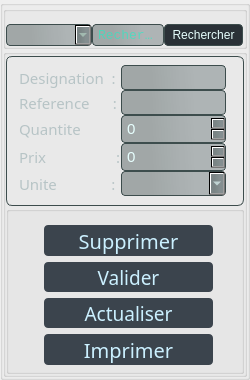
               <widget class="QGroupBox" name="groupBox_45">
                <property name="sizePolicy">
                 <sizepolicy hsizetype="Expanding" vsizetype="Expanding">
                  <horstretch>0</horstretch>
                  <verstretch>0</verstretch>
                 </sizepolicy>
                </property>
                <property name="maximumSize">
                 <size>
                  <width>250</width>
                  <height>16777215</height>
                 </size>
                </property>
                <property name="styleSheet">
                 <string notr="true">background-color: none;</string>
                </property>
                <property name="title">
                 <string/>
                </property>
                <property name="alignment">
                 <set>Qt::AlignJustify|Qt::AlignVCenter</set>
                </property>
                <layout class="QVBoxLayout" name="verticalLayout_25">
                 <property name="spacing">
                  <number>0</number>
                 </property>
                 <property name="sizeConstraint">
                  <enum>QLayout::SetDefaultConstraint</enum>
                 </property>
                 <property name="leftMargin">
                  <number>0</number>
                 </property>
                 <property name="topMargin">
                  <number>0</number>
                 </property>
                 <property name="rightMargin">
                  <number>0</number>
                 </property>
                 <property name="bottomMargin">
                  <number>0</number>
                 </property>
                 <item>
                  <widget class="QGroupBox" name="groupBox_47">
                   <property name="sizePolicy">
                    <sizepolicy hsizetype="Expanding" vsizetype="Expanding">
                     <horstretch>0</horstretch>
                     <verstretch>0</verstretch>
                    </sizepolicy>
                   </property>
                   <property name="maximumSize">
                    <size>
                     <width>300</width>
                     <height>43</height>
                    </size>
                   </property>
                   <property name="font">
                    <font>
                     <family>Consolas</family>
                    </font>
                   </property>
                   <property name="title">
                    <string/>
                   </property>
                   <layout class="QHBoxLayout" name="horizontalLayout_19">
                    <property name="spacing">
                     <number>0</number>
                    </property>
                    <property name="leftMargin">
                     <number>0</number>
                    </property>
                    <property name="topMargin">
                     <number>12</number>
                    </property>
                    <property name="rightMargin">
                     <number>1</number>
                    </property>
                    <property name="bottomMargin">
                     <number>0</number>
                    </property>
                    <item>
                     <widget class="QComboBox" name="typeTab">
                      <property name="sizePolicy">
                       <sizepolicy hsizetype="Expanding" vsizetype="Fixed">
                        <horstretch>0</horstretch>
                        <verstretch>0</verstretch>
                       </sizepolicy>
                      </property>
                      <property name="maximumSize">
                       <size>
                        <width>16777215</width>
                        <height>28</height>
                       </size>
                      </property>
                      <property name="font">
                       <font>
                        <family>Corbel</family>
                        <pointsize>11</pointsize>
                       </font>
                      </property>
                      <property name="styleSheet">
                       <string notr="true">#typeTab{

	color: rgb(181, 213, 198);
	border : 1px solid rgb(61, 77, 77);
	border-radius : 4px;
	padding :5px;
 	background-color: qlineargradient(spread:pad, x1:0.221, y1:0.5, x2:0.784, y2:0.488818, stop:0.119617 rgba(20, 39, 39, 86), stop:0.866029 rgba(20, 42, 46, 71));
	
	

}
#typeTab:hover{
gridline-color: rgb(255, 229, 125);
	selection-background-color: rgb(31, 188, 190);
	selection-color: rgb(0, 70, 58);
	color: rgb(5, 255, 247);
border : 1px solid rgb(108, 135, 133);
}</string>
                      </property>
                     </widget>
                    </item>
                    <item>
                     <widget class="QLineEdit" name="recherch">
                      <property name="sizePolicy">
                       <sizepolicy hsizetype="Expanding" vsizetype="Expanding">
                        <horstretch>0</horstretch>
                        <verstretch>0</verstretch>
                       </sizepolicy>
                      </property>
                      <property name="maximumSize">
                       <size>
                        <width>145</width>
                        <height>30</height>
                       </size>
                      </property>
                      <property name="font">
                       <font>
                        <family>Consolas</family>
                        <pointsize>10</pointsize>
                       </font>
                      </property>
                      <property name="styleSheet">
                       <string notr="true">#recherch{
	color: rgb(0, 255, 204);
border : 1px solid rgb(61, 77, 77);
border-radius : 4px;
padding :3px;
background-color: rgb(42, 49, 55);
background-color: qlineargradient(spread:pad, x1:0.221, y1:0.5, x2:0.784, y2:0.488818, stop:0.119617 rgba(20, 39, 39, 86), stop:0.866029 rgba(20, 42, 46, 71));
}
#recherch:hover{
	color: rgb(5, 255, 247);
border : 1px solid rgb(108, 135, 133);
}</string>
                      </property>
                      <property name="alignment">
                       <set>Qt::AlignLeading|Qt::AlignLeft|Qt::AlignVCenter</set>
                      </property>
                      <property name="placeholderText">
                       <string>Recherche</string>
                      </property>
                     </widget>
                    </item>
                    <item>
                     <widget class="QToolButton" name="recherchers">
                      <property name="sizePolicy">
                       <sizepolicy hsizetype="Fixed" vsizetype="Expanding">
                        <horstretch>0</horstretch>
                        <verstretch>0</verstretch>
                       </sizepolicy>
                      </property>
                      <property name="maximumSize">
                       <size>
                        <width>16777215</width>
                        <height>28</height>
                       </size>
                      </property>
                      <property name="styleSheet">
                       <string notr="true">#recherchers{
color: rgb(231, 255, 254);
border : 1px solid rgb(61, 77, 77);
border-radius : 4px;
padding :3px;
background-color: rgb(42, 49, 55);
}
#recherchers:hover{
	color: rgb(5, 255, 247);
border : 1px solid rgb(108, 135, 133);
background-color: qlineargradient(spread:pad, x1:0.0301508, y1:0.5, x2:0.944, y2:0.55, stop:0.0753769 rgba(6, 82, 96, 52), stop:0.784689 rgba(4, 111, 119, 57));
}</string>
                      </property>
                      <property name="text">
                       <string>Rechercher</string>
                      </property>
                     </widget>
                    </item>
                   </layout>
                  </widget>
                 </item>
                 <item>
                  <widget class="QGroupBox" name="groupBox_48">
                   <property name="sizePolicy">
                    <sizepolicy hsizetype="Expanding" vsizetype="Expanding">
                     <horstretch>0</horstretch>
                     <verstretch>0</verstretch>
                    </sizepolicy>
                   </property>
                   <property name="maximumSize">
                    <size>
                     <width>300</width>
                     <height>16777215</height>
                    </size>
                   </property>
                   <property name="styleSheet">
                    <string notr="true"/>
                   </property>
                   <property name="title">
                    <string/>
                   </property>
                   <layout class="QVBoxLayout" name="verticalLayout_26">
                    <property name="spacing">
                     <number>0</number>
                    </property>
                    <property name="leftMargin">
                     <number>0</number>
                    </property>
                    <property name="topMargin">
                     <number>1</number>
                    </property>
                    <property name="rightMargin">
                     <number>0</number>
                    </property>
                    <property name="bottomMargin">
                     <number>0</number>
                    </property>
                    <item>
                     <widget class="QGroupBox" name="groupBox_51">
                      <property name="maximumSize">
                       <size>
                        <width>250</width>
                        <height>200</height>
                       </size>
                      </property>
                      <property name="styleSheet">
                       <string notr="true">border : 1px solid rgb(61, 77, 77);
border-radius:6px;</string>
                      </property>
                      <property name="title">
                       <string/>
                      </property>
                      <layout class="QGridLayout" name="gridLayout_7">
                       <property name="leftMargin">
                        <number>10</number>
                       </property>
                       <property name="topMargin">
                        <number>3</number>
                       </property>
                       <property name="rightMargin">
                        <number>15</number>
                       </property>
                       <property name="bottomMargin">
                        <number>7</number>
                       </property>
                       <property name="spacing">
                        <number>0</number>
                       </property>
                       <item row="0" column="0">
                        <widget class="QLabel" name="label_36">
                         <property name="sizePolicy">
                          <sizepolicy hsizetype="Preferred" vsizetype="Expanding">
                           <horstretch>0</horstretch>
                           <verstretch>0</verstretch>
                          </sizepolicy>
                         </property>
                         <property name="maximumSize">
                          <size>
                           <width>16777215</width>
                           <height>25</height>
                          </size>
                         </property>
                         <property name="font">
                          <font>
                           <family>Corbel</family>
                           <pointsize>11</pointsize>
                          </font>
                         </property>
                         <property name="styleSheet">
                          <string notr="true">border : 0px solid rgb(61, 77, 77);
color: rgb(183, 196, 198);</string>
                         </property>
                         <property name="text">
                          <string>Designation  :</string>
                         </property>
                        </widget>
                       </item>
                       <item row="0" column="1">
                        <widget class="QLineEdit" name="designations">
                         <property name="sizePolicy">
                          <sizepolicy hsizetype="Expanding" vsizetype="Expanding">
                           <horstretch>0</horstretch>
                           <verstretch>0</verstretch>
                          </sizepolicy>
                         </property>
                         <property name="maximumSize">
                          <size>
                           <width>16777215</width>
                           <height>25</height>
                          </size>
                         </property>
                         <property name="font">
                          <font>
                           <pointsize>11</pointsize>
                          </font>
                         </property>
                         <property name="styleSheet">
                          <string notr="true">#designations{
color: rgb(231, 255, 254);
border : 1px solid rgb(61, 77, 77);
border-radius : 4px;
padding :3px;
background-color: rgb(42, 49, 55);
background-color: qlineargradient(spread:pad, x1:0.221, y1:0.5, x2:0.784, y2:0.488818, stop:0.119617 rgba(20, 39, 39, 86), stop:0.866029 rgba(20, 42, 46, 71));
}
#designations:hover{
	color: rgb(5, 255, 247);
border : 1px solid rgb(108, 135, 133);
}</string>
                         </property>
                        </widget>
                       </item>
                       <item row="1" column="0">
                        <widget class="QLabel" name="label_37">
                         <property name="sizePolicy">
                          <sizepolicy hsizetype="Preferred" vsizetype="Expanding">
                           <horstretch>0</horstretch>
                           <verstretch>0</verstretch>
                          </sizepolicy>
                         </property>
                         <property name="maximumSize">
                          <size>
                           <width>16777215</width>
                           <height>25</height>
                          </size>
                         </property>
                         <property name="font">
                          <font>
                           <family>Corbel</family>
                           <pointsize>11</pointsize>
                          </font>
                         </property>
                         <property name="styleSheet">
                          <string notr="true">border : 0px solid rgb(61, 77, 77);
color: rgb(183, 196, 198);</string>
                         </property>
                         <property name="text">
                          <string>Reference      :</string>
                         </property>
                        </widget>
                       </item>
                       <item row="1" column="1">
                        <widget class="QLineEdit" name="references">
                         <property name="sizePolicy">
                          <sizepolicy hsizetype="Expanding" vsizetype="Expanding">
                           <horstretch>0</horstretch>
                           <verstretch>0</verstretch>
                          </sizepolicy>
                         </property>
                         <property name="maximumSize">
                          <size>
                           <width>16777215</width>
                           <height>25</height>
                          </size>
                         </property>
                         <property name="font">
                          <font>
                           <pointsize>11</pointsize>
                          </font>
                         </property>
                         <property name="styleSheet">
                          <string notr="true">#references{
color: rgb(231, 255, 254);
border : 1px solid rgb(61, 77, 77);
border-radius : 4px;
padding :3px;
background-color: rgb(42, 49, 55);
background-color: qlineargradient(spread:pad, x1:0.221, y1:0.5, x2:0.784, y2:0.488818, stop:0.119617 rgba(20, 39, 39, 86), stop:0.866029 rgba(20, 42, 46, 71));
}
#references:hover{
	color: rgb(5, 255, 247);
border : 1px solid rgb(108, 135, 133);
}</string>
                         </property>
                        </widget>
                       </item>
                       <item row="2" column="0">
                        <widget class="QLabel" name="label_42">
                         <property name="sizePolicy">
                          <sizepolicy hsizetype="Preferred" vsizetype="Expanding">
                           <horstretch>0</horstretch>
                           <verstretch>0</verstretch>
                          </sizepolicy>
                         </property>
                         <property name="maximumSize">
                          <size>
                           <width>90</width>
                           <height>25</height>
                          </size>
                         </property>
                         <property name="font">
                          <font>
                           <family>Corbel</family>
                           <pointsize>11</pointsize>
                          </font>
                         </property>
                         <property name="styleSheet">
                          <string notr="true">border : 0px solid rgb(61, 77, 77);
color: rgb(183, 196, 198);</string>
                         </property>
                         <property name="text">
                          <string>Quantite        :</string>
                         </property>
                        </widget>
                       </item>
                       <item row="3" column="0">
                        <widget class="QLabel" name="label_43">
                         <property name="maximumSize">
                          <size>
                           <width>16777215</width>
                           <height>25</height>
                          </size>
                         </property>
                         <property name="font">
                          <font>
                           <family>Corbel</family>
                           <pointsize>11</pointsize>
                          </font>
                         </property>
                         <property name="styleSheet">
                          <string notr="true">border : 0px solid rgb(61, 77, 77);
color: rgb(183, 196, 198);</string>
                         </property>
                         <property name="text">
                          <string>Prix                  :</string>
                         </property>
                        </widget>
                       </item>
                       <item row="4" column="0">
                        <widget class="QLabel" name="label_44">
                         <property name="sizePolicy">
                          <sizepolicy hsizetype="Expanding" vsizetype="Expanding">
                           <horstretch>0</horstretch>
                           <verstretch>0</verstretch>
                          </sizepolicy>
                         </property>
                         <property name="maximumSize">
                          <size>
                           <width>100</width>
                           <height>25</height>
                          </size>
                         </property>
                         <property name="font">
                          <font>
                           <family>Corbel</family>
                           <pointsize>11</pointsize>
                          </font>
                         </property>
                         <property name="styleSheet">
                          <string notr="true">border : 0px solid rgb(61, 77, 77);
color: rgb(183, 196, 198);</string>
                         </property>
                         <property name="text">
                          <string>Unite              :</string>
                         </property>
                        </widget>
                       </item>
                       <item row="4" column="1">
                        <widget class="QComboBox" name="unites">
                         <property name="maximumSize">
                          <size>
                           <width>16777215</width>
                           <height>25</height>
                          </size>
                         </property>
                         <property name="font">
                          <font>
                           <family>Consolas</family>
                           <pointsize>11</pointsize>
                          </font>
                         </property>
                         <property name="styleSheet">
                          <string notr="true">#unites{
color: rgb(231, 255, 254);
border : 1px solid rgb(61, 77, 77);
border-radius : 4px;
padding :3px;
background-color: rgb(42, 49, 55);
background-color: qlineargradient(spread:pad, x1:0.221, y1:0.5, x2:0.784, y2:0.488818, stop:0.119617 rgba(20, 39, 39, 86), stop:0.866029 rgba(20, 42, 46, 71));
}
#unites:hover{
	color: rgb(5, 255, 247);
border : 1px solid rgb(108, 135, 133);
}</string>
                         </property>
                        </widget>
                       </item>
                       <item row="3" column="1">
                        <widget class="QDoubleSpinBox" name="Prixs">
                         <property name="font">
                          <font>
                           <pointsize>11</pointsize>
                          </font>
                         </property>
                         <property name="styleSheet">
                          <string notr="true">#Prixs{
color: rgb(231, 255, 254);
border : 1px solid rgb(61, 77, 77);
border-radius : 4px;
padding :3px;
background-color: rgb(42, 49, 55);
background-color: qlineargradient(spread:pad, x1:0.221, y1:0.5, x2:0.784, y2:0.488818, stop:0.119617 rgba(20, 39, 39, 86), stop:0.866029 rgba(20, 42, 46, 71));
}
#Prixs:hover{
	color: rgb(5, 255, 247);
border : 1px solid rgb(108, 135, 133);
}</string>
                         </property>
                         <property name="decimals">
                          <number>0</number>
                         </property>
                         <property name="maximum">
                          <double>10000000.000000000000000</double>
                         </property>
                        </widget>
                       </item>
                       <item row="2" column="1">
                        <widget class="QSpinBox" name="quantites">
                         <property name="font">
                          <font>
                           <pointsize>11</pointsize>
                          </font>
                         </property>
                         <property name="styleSheet">
                          <string notr="true">#quantites{
color: rgb(231, 255, 254);
border : 1px solid rgb(61, 77, 77);
border-radius : 4px;
padding :3px;
background-color: rgb(42, 49, 55);
background-color: qlineargradient(spread:pad, x1:0.221, y1:0.5, x2:0.784, y2:0.488818, stop:0.119617 rgba(20, 39, 39, 86), stop:0.866029 rgba(20, 42, 46, 71));
}
#quantites:hover{
	color: rgb(5, 255, 247);
border : 1px solid rgb(108, 135, 133);
}</string>
                         </property>
                         <property name="maximum">
                          <number>10000000</number>
                         </property>
                        </widget>
                       </item>
                      </layout>
                     </widget>
                    </item>
                    <item>
                     <widget class="QGroupBox" name="groupBox_2">
                      <property name="maximumSize">
                       <size>
                        <width>250</width>
                        <height>16777215</height>
                       </size>
                      </property>
                      <property name="title">
                       <string/>
                      </property>
                      <layout class="QVBoxLayout" name="verticalLayout_31">
                       <property name="leftMargin">
                        <number>35</number>
                       </property>
                       <property name="topMargin">
                        <number>13</number>
                       </property>
                       <property name="rightMargin">
                        <number>28</number>
                       </property>
                       <property name="bottomMargin">
                        <number>6</number>
                       </property>
                       <item>
                        <widget class="QToolButton" name="supp">
                         <property name="sizePolicy">
                          <sizepolicy hsizetype="Expanding" vsizetype="Fixed">
                           <horstretch>0</horstretch>
                           <verstretch>0</verstretch>
                          </sizepolicy>
                         </property>
                         <property name="maximumSize">
                          <size>
                           <width>16777215</width>
                           <height>35</height>
                          </size>
                         </property>
                         <property name="font">
                          <font>
                           <family>Corbel</family>
                           <pointsize>15</pointsize>
                          </font>
                         </property>
                         <property name="styleSheet">
                          <string notr="true">
#supp:hover{
	font: 12pt &quot;Corbel&quot;;
border-radius :4px;
	
	background-color: qlineargradient(spread:pad, x1:0.0301508, y1:0.5, x2:0.944, y2:0.55, stop:0.0753769 rgba(6, 82, 96, 52), stop:0.784689 rgba(4, 111, 119, 57));
	color: rgb(27, 253, 238);
}
#supp{
	color: rgb(203, 240, 255);
border-radius :4px;
background-color: rgb(59, 68, 77);
}</string>
                         </property>
                         <property name="text">
                          <string>Supprimer</string>
                         </property>
                        </widget>
                       </item>
                       <item>
                        <widget class="QToolButton" name="modif">
                         <property name="sizePolicy">
                          <sizepolicy hsizetype="Preferred" vsizetype="Fixed">
                           <horstretch>0</horstretch>
                           <verstretch>0</verstretch>
                          </sizepolicy>
                         </property>
                         <property name="maximumSize">
                          <size>
                           <width>16777215</width>
                           <height>35</height>
                          </size>
                         </property>
                         <property name="font">
                          <font>
                           <family>Corbel</family>
                           <pointsize>14</pointsize>
                          </font>
                         </property>
                         <property name="styleSheet">
                          <string notr="true">
#modif:hover{
	font: 12pt &quot;Corbel&quot;;
border-radius :4px;
	
	background-color: qlineargradient(spread:pad, x1:0.0301508, y1:0.5, x2:0.944, y2:0.55, stop:0.0753769 rgba(6, 82, 96, 52), stop:0.784689 rgba(4, 111, 119, 57));
	color: rgb(27, 253, 238);
}
#modif{
	color: rgb(203, 240, 255);
border-radius :4px;
background-color: rgb(59, 68, 77);
}</string>
                         </property>
                         <property name="text">
                          <string>Valider</string>
                         </property>
                        </widget>
                       </item>
                       <item>
                        <widget class="QToolButton" name="actualiserArt">
                         <property name="sizePolicy">
                          <sizepolicy hsizetype="Minimum" vsizetype="Fixed">
                           <horstretch>0</horstretch>
                           <verstretch>0</verstretch>
                          </sizepolicy>
                         </property>
                         <property name="maximumSize">
                          <size>
                           <width>16777215</width>
                           <height>35</height>
                          </size>
                         </property>
                         <property name="font">
                          <font>
                           <family>Corbel</family>
                           <pointsize>14</pointsize>
                          </font>
                         </property>
                         <property name="styleSheet">
                          <string notr="true">
#actualiserArt:hover{
	font: 12pt &quot;Corbel&quot;;
border-radius :4px;
	
	background-color: qlineargradient(spread:pad, x1:0.0301508, y1:0.5, x2:0.944, y2:0.55, stop:0.0753769 rgba(6, 82, 96, 52), stop:0.784689 rgba(4, 111, 119, 57));
	color: rgb(27, 253, 238);
}
#actualiserArt{
	color: rgb(203, 240, 255);
border-radius :4px;
background-color: rgb(59, 68, 77);
}</string>
                         </property>
                         <property name="text">
                          <string>Actualiser</string>
                         </property>
                        </widget>
                       </item>
                       <item>
                        <widget class="QToolButton" name="imprim">
                         <property name="sizePolicy">
                          <sizepolicy hsizetype="Expanding" vsizetype="Fixed">
                           <horstretch>0</horstretch>
                           <verstretch>0</verstretch>
                          </sizepolicy>
                         </property>
                         <property name="maximumSize">
                          <size>
                           <width>16777215</width>
                           <height>35</height>
                          </size>
                         </property>
                         <property name="font">
                          <font>
                           <family>Corbel</family>
                           <pointsize>15</pointsize>
                          </font>
                         </property>
                         <property name="styleSheet">
                          <string notr="true">
#imprim:hover{
	font: 12pt &quot;Corbel&quot;;
border-radius :4px;
	
	background-color: qlineargradient(spread:pad, x1:0.0301508, y1:0.5, x2:0.944, y2:0.55, stop:0.0753769 rgba(6, 82, 96, 52), stop:0.784689 rgba(4, 111, 119, 57));
	color: rgb(27, 253, 238);
}
#imprim{
	color: rgb(203, 240, 255);
border-radius :4px;
background-color: rgb(59, 68, 77);
}</string>
                         </property>
                         <property name="text">
                          <string>Imprimer</string>
                         </property>
                        </widget>
                       </item>
                      </layout>
                     </widget>
                    </item>
                   </layout>
                  </widget>
                 </item>
                </layout>
               </widget>
